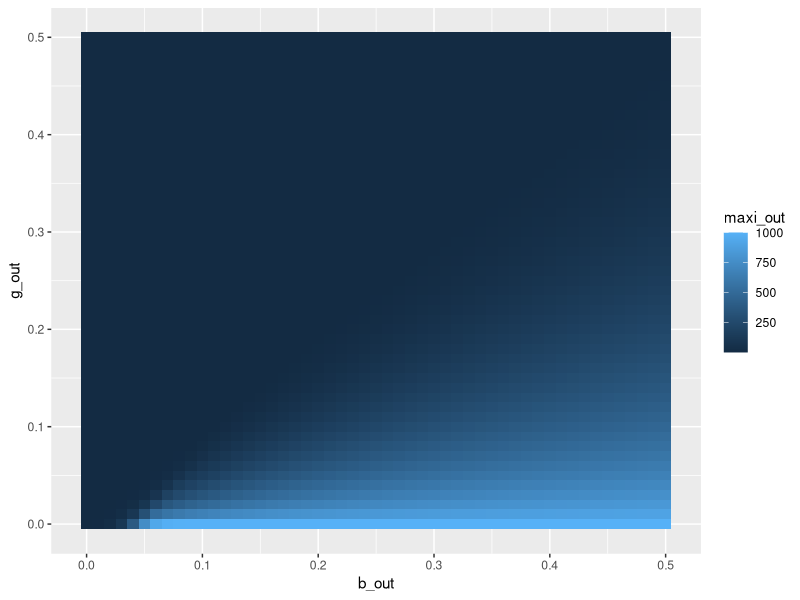

This figure's R source:
## ---- chunk 1



library(deSolve)

############################################################
# FUNCTION: run_sir_model
# PURPOSE: Solve deterministic SIR model with deSolve
# INPUTS:
#   beta, gamma : transmission & recovery rates
#   N           : total population
#   S0, I0, R0  : initial conditions
#   t_start     : start time
#   t_end       : end time
#   dt          : timestep
# OUTPUT:
#   data.frame with columns: time, S, I, R
############################################################

run_sir_model <- function(
  beta    = 0.1,
  gamma   = 0.1,
  N       = 1000,
  S0      = 999,
  I0      = 1,
  R0      = 0,
  t_start = 0,
  t_end   = 160,
  dt      = 1
) {

  init  <- c(S = S0, I = I0, R = R0)
  times <- seq(t_start, t_end, by = dt)

  sir_equations <- function(time, state, parameters) {
    with(as.list(c(state, parameters)), {
      dS <- -beta * S * I / N
      dI <-  beta * S * I / N - gamma * I
      dR <-  gamma * I
      list(c(dS, dI, dR))
    })
  }

  out <- ode(
    y     = init,
    times = times,
    func  = sir_equations,
    parms = c(beta = beta, gamma = gamma, N = N)
  )

  as.data.frame(out)
}

run<- run_sir_model
############################## BETA AND GAMMA FOR LOOP FUNCTION ######################





b_g_I <- function(beta=seq(0,0.5,by=0.01), gamma=seq(0,0.5,by=0.01)){

  # row indexing variable
  counter <- 1

  # create storage dataframe
  dfLength <- length(beta)*length(gamma) # how long is DF
  b_out <- rep(NA, dfLength)
  g_out <- rep(NA, dfLength)
  maxi_out <- rep(NA, dfLength)

  # turn vecs into df
  storageDF <- data.frame(b_out, g_out, maxi_out)


  # enter our loops
  for (i in seq_along(beta)){ # rows
    for (j in seq_along(gamma)){ # cols

      # run sir model
      tmp_df <- run_sir_model(beta = beta[i], gamma = gamma[j])

      # store max i in dataframe
      storageDF$maxi_out[counter] <- max(tmp_df$I)
      storageDF$b_out[counter] <- beta[i] # value for b stored
      storageDF$g_out[counter] <- gamma[j] # value for g stored

      counter <- counter + 1 # increase counter
    }
  }
  return(storageDF)
}

max_i<-b_g_I()


## ---- chunk 2
library(ggplot2)

plot_maxi<- function(data= max_i){
  heatmap_plot <- max_i

  heatmap_plot <- ggplot(data = max_i, aes(x = b_out, y = g_out, fill= maxi_out)) + 
    geom_tile() #scatter plot, data defined, x and y labels

  return(heatmap_plot)

}

plot_maxi() #print the heat map 
